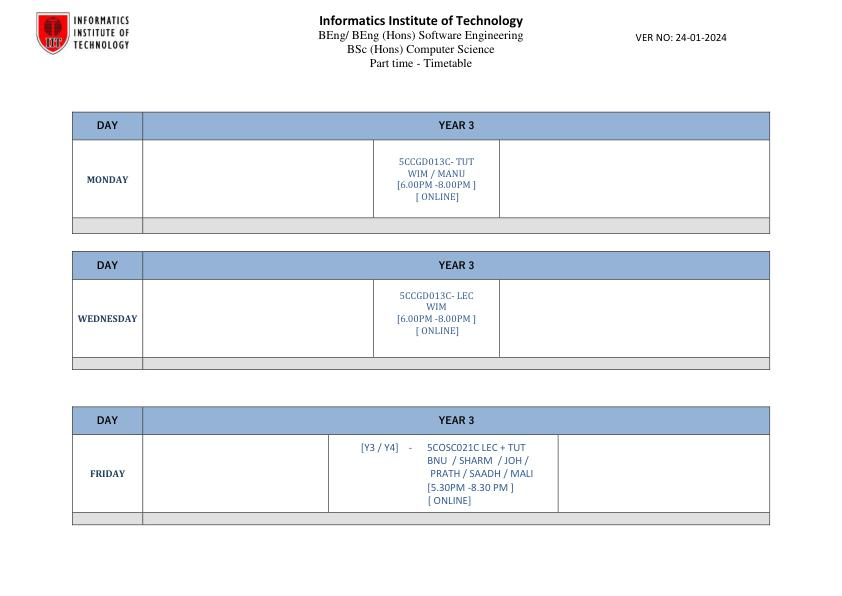
#> input picture pdf_images/page_1.jpg, 842 x 596 px, given in place of VID_20240226_123808.mp4, which was not available
$ python keystone.py
#> lines starting #> are read from the running program, lines starting #| are printed output that depends on the picture; after the words box and inside, x2 and y2 are one past the last pixel; in counts of white or black regions, pixels touching at a corner belong together; pictures that were not available may be replaced by others from this repository, and a replacement may not be noted
import cv2
import numpy as np


def main():
    vidcap = cv2.VideoCapture("VID_20240226_123808.mp4")
    success, image = vidcap.read()
#> image is the input picture: shape (596, 842, 3); mean B, G, R 243.3, 239.3, 236.1

    while success:
        success, image = vidcap.read()
        frame = cv2.resize(image, (720, 480))
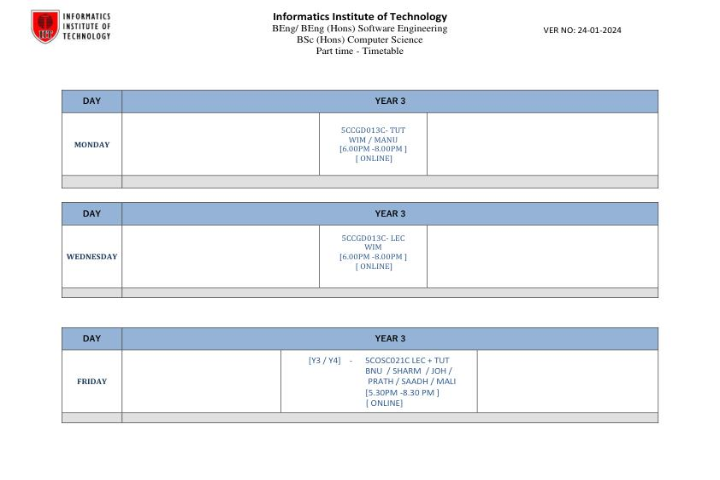
#> frame: shape (480, 720, 3); mean B, G, R 243.3, 239.3, 236
        # Convert the frame to grayscale
        gray = cv2.cvtColor(frame, cv2.COLOR_BGR2GRAY)
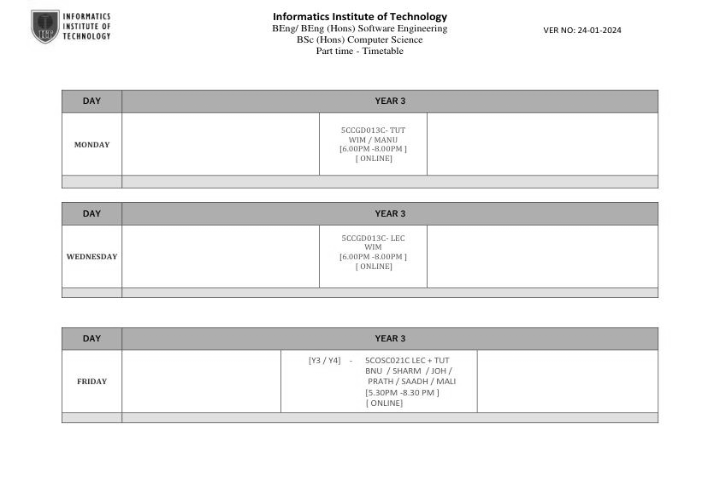
#> gray: shape (480, 720); min 3, max 255, mean 238.7
        gray = np.float32(gray)

        # Detect the corners
        corners = cv2.goodFeaturesToTrack(gray, 4, 0.01, 10)
#> corners = [[355, 14], [314, 14], [366, 14], [336, 19]]
        corners = np.int0(corners)

        # Specify the coordinates of the 4 corners of the trapezoid
        pts1 = []
        for corner in corners:
            x, y = corner.ravel()
            t = (x, y)
            pts1.append(t)
#> this loop made 4 passes
#> after the loop, pts1 = [(355, 14), (314, 14), (366, 14), (336, 19)]

        cv2.circle(frame, pts1[0], 5, (0, 0, 255), -1)
#> frame: shape (480, 720, 3); 0.02% of pixels changed, all inside (x1, y1, x2, y2) = (350, 9, 361, 20)
        cv2.circle(frame, pts1[1], 5, (0, 0, 255), -1)
#> frame: shape (480, 720, 3); mean B, G, R 243.2, 239.2, 236.1
        cv2.circle(frame, pts1[2], 5, (0, 0, 255), -1)
#> frame: shape (480, 720, 3); mean B, G, R 243.2, 239.1, 236.1
        cv2.circle(frame, pts1[3], 5, (0, 0, 255), -1)
#> frame: shape (480, 720, 3); mean B, G, R 243.1, 239.1, 236.1

        pts1 = np.float32(pts1)
#> pts1 = [[355, 14], [314, 14], [366, 14], [336, 19]]

        # Calculate keystone correction
        X, Y = keystone_correction(
            np.mean([pts1[0][0], pts1[1][0], pts1[2][0], pts1[3][0]]),
            np.mean([pts1[0][1], pts1[1][1], pts1[2][1], pts1[3][1]]),
            pts1[0][0],
            pts1[0][1],
            pts1[1][0],
            pts1[1][1],
            pts1[2][0],
            pts1[2][1],
            pts1[3][0],
            pts1[3][1],
        )

        # Apply transformation matrix
        M = np.float32([[1, 0, X], [0, 1, Y]])
        keystone_corrected_frame = cv2.warpAffine(
            frame, M, (frame.shape[1], frame.shape[0])
        )

        # Display the frame
        cv2.imshow("Original Frame", frame)
        cv2.imshow("Keystone Corrected Frame", keystone_corrected_frame)

        if cv2.waitKey(1) == 27:
            break


def calculate_transformation_coefficients(x0, y0, x1, y1, x2, y2, x3, y3):
#> called with x0 = 355, y0 = 14, x1 = 314, y1 = 14, x2 = 366, y2 = 14, x3 = 336, y3 = 19
    delta_x0 = x0 - x2
#> delta_x0 = -11
    delta_x1 = x1 - x2
#> delta_x1 = -52
    delta_y0 = y0 - y2
#> delta_y0 = 0
    delta_y1 = y1 - y2
#> delta_y1 = 0

    sum_x = x1 + x3 - x0 - x2
#> sum_x = -71
    sum_y = y1 + y3 - y0 - y2
#> sum_y = 5

    denominator_gh = delta_x0 * delta_y1 - delta_x1 * delta_y0
#> denominator_gh = 0
    determinant_g = np.linalg.det([[sum_x, delta_x1], [sum_y, delta_y1]])
#> determinant_g = 260
    determinant_h = np.linalg.det([[delta_x0, sum_x], [delta_y0, sum_y]])
#> determinant_h = -55

    g = determinant_g / denominator_gh
#> g = inf
    h = determinant_h / denominator_gh
#> h = -inf

    a = x2 - x1 + g * x2
#> a = inf
    b = x3 - x1 + h * x3
#> b = -inf
    c = x1
#> c = 314
    d = y2 - y1 + g * y2
#> d = inf
    e = y3 - y1 + h * y3
#> e = -inf
    f = y1
#> f = 14

    return a, b, c, d, e, f, g, h


def keystone_correction(
    x, y, x0, y0, x1, y1, x2, y2, x3, y3, resolution_width=1024, resolution_height=768
):
    a, b, c, d, e, f, g, h = calculate_transformation_coefficients(
        x0, y0, x1, y1, x2, y2, x3, y3
    )
#> a = inf; b = -inf; c = 314; d = inf; e = -inf; f = 14; g = inf; h = -inf

    denominator = (h * x - g) * y + a * h - b * g
#> denominator = nan

    u = ((e - f * h) * x + (c * h - b) * y + b * f - c * e) / denominator
#> u = nan
    v = ((f * g - d) * x + (a - c * g) * y + c * d - a * f) / denominator
#> v = nan

    X = u * resolution_width
#> X = nan
    Y = v * resolution_height
#> Y = nan

    return X, Y


if __name__ == "__main__":
    main()
#> in main, `M = np.float32([[1, 0, X], [0, 1, Y]])`: M = [[1, 0, nan], [0, 1, nan]]
#> in main, `keystone_corrected_frame = cv2.warpAffine( frame, M, (frame.shape[1], ..`: keystone_corrected_frame: shape (480, 720, 3); every value is 0
#> (key Esc is pressed here)

$ run again, on pdf_images/page_2.jpg
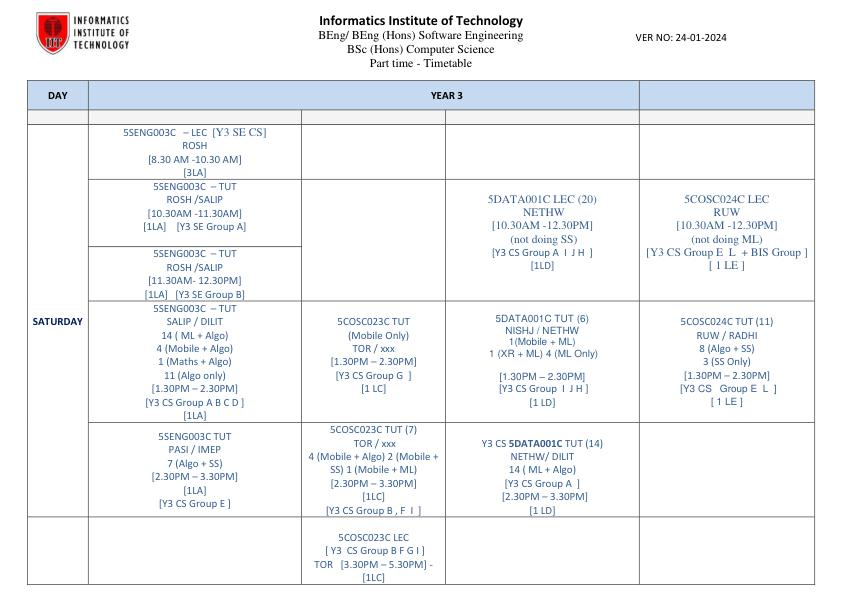
#> input picture pdf_images/page_2.jpg, 842 x 596 px, given in place of VID_20240226_123808.mp4, which was not available
#> in main, image is the input picture: shape (596, 842, 3); mean B, G, R 246.3, 244.7, 243.2
#> in main, `frame = cv2.resize(image, (720, 480))`:
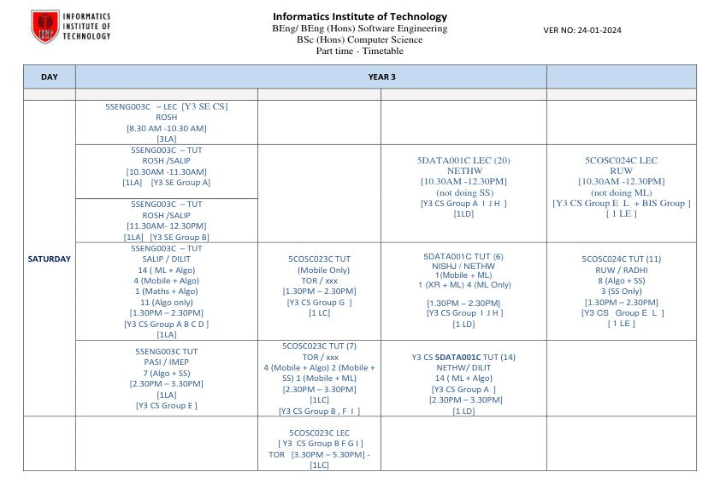
#> frame: shape (480, 720, 3); mean B, G, R 246.3, 244.7, 243.2
#> in main, `gray = cv2.cvtColor(frame, cv2.COLOR_BGR2GRAY)`:
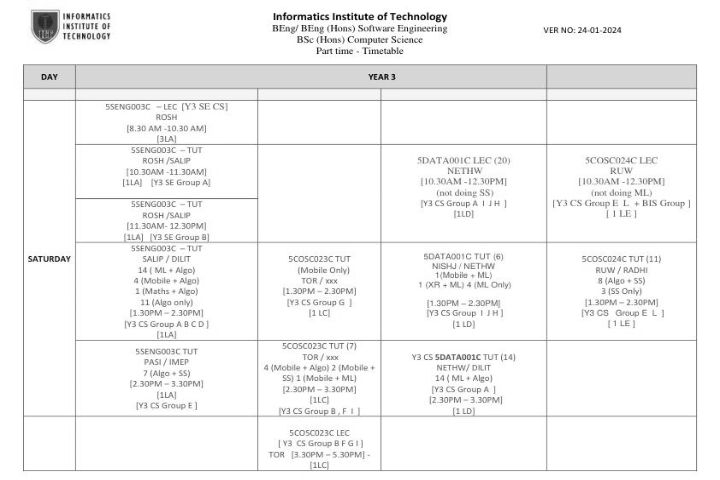
#> gray: shape (480, 720); min 3, max 255, mean 244.4
#> corners = [[355, 14], [314, 14], [366, 14], [336, 19]]
#> the loop in main, `for corner in corners:` made 4 passes
#> after the loop in main, `for corner in corners:`: pts1 = [(355, 14), (314, 14), (366, 14), (336, 19)]
#> in main, `pts1 = np.float32(pts1)`: pts1 = [[355, 14], [314, 14], [366, 14], [336, 19]]
#> delta_x0 = -11
#> delta_x1 = -52
#> delta_y0 = 0
#> sum_x = -71
#> sum_y = 5
#> denominator_gh = 0
#> determinant_g = 260
#> determinant_h = -55
#> in calculate_transformation_coefficients, `g = determinant_g / denominator_gh`: g = inf
#> in calculate_transformation_coefficients, `h = determinant_h / denominator_gh`: h = -inf
#> in calculate_transformation_coefficients, `a = x2 - x1 + g * x2`: a = inf
#> in calculate_transformation_coefficients, `b = x3 - x1 + h * x3`: b = -inf
#> in calculate_transformation_coefficients, `c = x1`: c = 314
#> in calculate_transformation_coefficients, `d = y2 - y1 + g * y2`: d = inf
#> in calculate_transformation_coefficients, `e = y3 - y1 + h * y3`: e = -inf
#> in calculate_transformation_coefficients, `f = y1`: f = 14
#> in keystone_correction, `a, b, c, d, e, f, g, h = calculate_transformation_coefficients( x0, y0..`: a = inf; b = -inf; c = 314; d = inf; e = -inf; f = 14; g = inf; h = -inf
#> denominator = nan
#> M = [[1, 0, nan], [0, 1, nan]]
#> keystone_corrected_frame: shape (480, 720, 3); every value is 0
